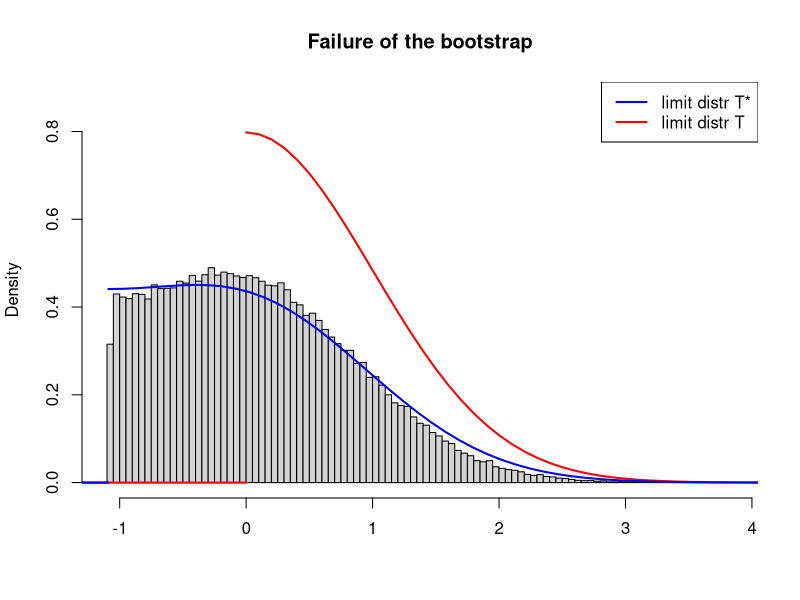

Generate this figure with R:
# Let X1,...,Xn be a i.i.d. samples from an unknown distribution F with mean mu and variance
# sigma^2 < infty. Suppose we are interested in the absolute value of the mean |mu|. 
# Let theta = |mu| and define hat{theta}=|xbar|.
# Then, Bootstrap estimates of the variance and centered distribution of hat{theta} are not consistent
# if mu = 0. 
library(boot)
set.seed(1)
n <- 100
mu<-0
x <- rnorm(n)+mu
bootfun <- function(x,i)
{ d <- x[i]
  abs(mean(d))
}
B <- 100000
bootres <- boot(x,bootfun,R=B)
hist(b<-sqrt(n)*(bootres$t-bootres$t0),br='FD',prob=T,
     ylim=c(0,1.1*2*dnorm(0)),xlab='',main='Failure of the bootstrap')

# add density of T
curve(dnorm(x)+dnorm(x+2*abs(mu)*sqrt(n)),-abs(mu)*sqrt(n),10,add=T,col='red',lwd=2)
curve(0*x,-10,-abs(mu)*sqrt(n),add=T,col='red',lwd=2)
#add density of T*
z1<-sqrt(n)*bootres$t0
curve(dnorm(x)+dnorm(x+2*abs(z1)),-abs(z1),10,add=T,col='blue',lwd=2)
curve(x*0,-10,-abs(z1),add=T,col='blue',lwd=2)
legend('topright',c('limit distr T*','limit distr T'),
       lwd=rep(2,2),lty=rep(1,2),col=c('blue','red'))
#Compare mean and variances of the bootstrap vs. truth of $|\bar X_n|$
mean(bootres$t)/(abs(mu)+2/sqrt(2*pi*n)*exp(-mu^2/2))
n*var(bootres$t)/(2*abs(mu)/sqrt(2*pi)*exp(-mu^2/2)-2/pi*exp(-mu^2)+2-pnorm(mu)-pnorm(-mu))